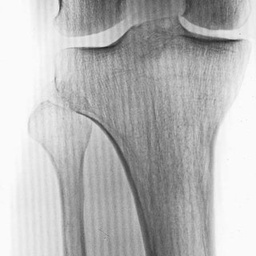
#> input picture imagerieNumerique/TP_12/img_005.jpg, 256 x 256 px, shrunk from 320 x 320 before the run
$ python exercice_4.py
#> lines starting #> are read from the running program, lines starting #| are printed output that depends on the picture
### imagerieNumerique/TP_12/lib.py
import matplotlib.pyplot as plt
import math
from skimage import io
import numpy as np
import copy
import skimage.metrics as metric
from scipy import signal


def loadImag(path):
#> called with path = 'img_005.jpg'
    return (io.imread(path, as_gray=True) * 255).astype("uint8")
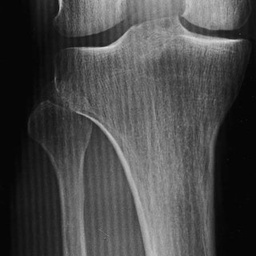
#> returned value: shape (256, 256); min 2, max 224, mean 71.3


def affichage_rows_cols_images(rows, cols, images, labels):
    rows = rows
    cols = cols
    axes = []
    fig = plt.figure()
    for i in range(rows * cols):
        axes.append(fig.add_subplot(rows, cols, i + 1))
        plt.imshow(images[i], cmap='gray')
        plt.title(labels[i])
    fig.tight_layout()
    plt.show()


# [19 lines left out: functions padding, image_filtering, not called in this run]


def get_cropped_image(image, offset):
    y_nonzero, x_nonzero = np.nonzero(image)
    return image[np.min(y_nonzero):np.max(y_nonzero) + offset, np.min(x_nonzero):np.max(x_nonzero) + offset]


# [192 lines left out: functions get_padded_image, createD, idealLowPassFilter, butterLowPassFilter, gaussianLowPassFilter, idealHighPassFilter and 8 more, not called in this run]


def medianFiltering(image, N):
#> called with N = 2
    imageRes = np.zeros((image.shape[0], image.shape[1]))
    boxValues = []
    for i in range(image.shape[0]):
        for j in range(image.shape[1]):
            for z in range(N):
                if i + z - N < 0 or i + z - N > image.shape[0] - 1:
                    for _ in range(N):
                        boxValues.append(0)
                else:
                    if j + z - N < 0 or j + N > image.shape[1] - 1:
                        boxValues.append(0)
                    else:
                        for k in range(N):
                            boxValues.append(image[i + z - N][j + k - N])
            boxValues.sort()
            imageRes[i][j] = boxValues[len(boxValues) // 2]
            boxValues = []
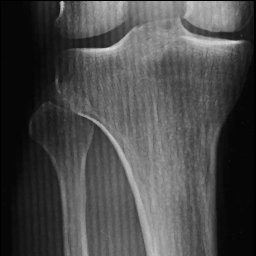
#> imageRes: shape (256, 256) float64; min 0, max 222, mean 72.9
    return imageRes


# [49 lines left out: functions compute_D1_D2, notchIdealFilter, notchIdealFilter_, not called in this run]

### imagerieNumerique/TP_12/exercice_4.py
import lib
import numpy as np
import skimage.util as util

path = "img_005.jpg"
image5 = lib.loadImag(path)

res = lib.medianFiltering(image5, 2)

img = [image5]
lb = ["Original"]
for i in range(5, 13):
    res = lib.medianFiltering(image5, i)
    img.append(res)
    lb.append("N = " + str(i))
    print(i)
#> this loop made 8 passes
#> pass 1, `res = lib.medianFiltering(image5, i)`:
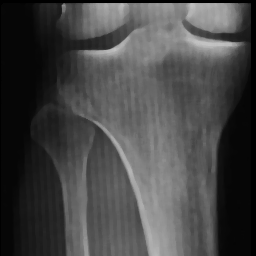
#> res: shape (256, 256) float64; min 0, max 195, mean 69.9
#> after the loop, img = 9 items; lb = ['Original', 'N = 5', 'N = 6', 'N = 7', 'N = 8', 'N = 9', 'N = 10', 'N = 11', 'N = 12']

lib.affichage_rows_cols_images(3, 3, img, lb)
#> after the loop in affichage_rows_cols_images, `for i in range(rows * cols):`: axes = 9 items
#> in affichage_rows_cols_images, `plt.show()`:
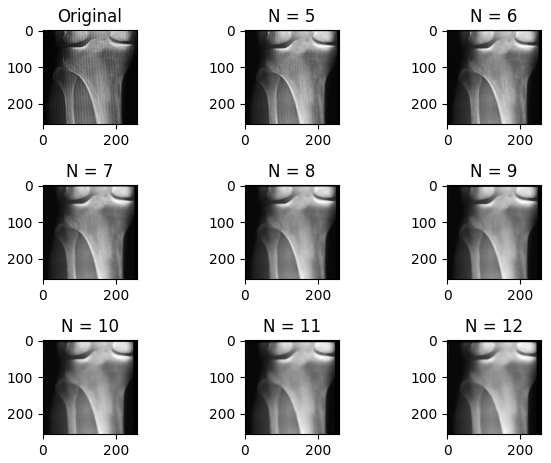
#> figure drawn by matplotlib, 9 panels
